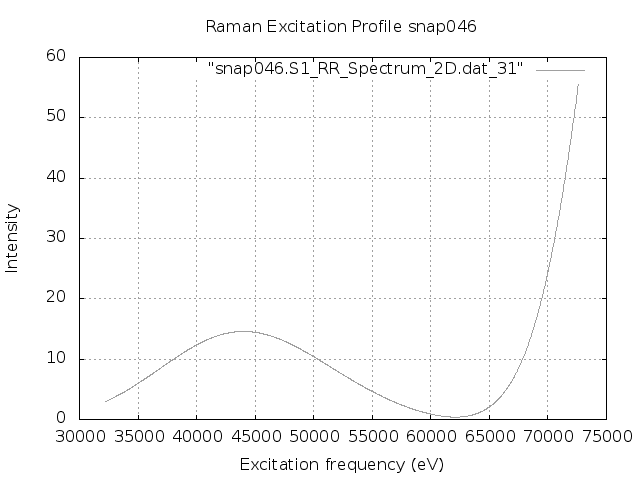

The gnuplot source for this figure:
set terminal png
set output "snap046.S1.REP_frozen.png"
set xlabel 'Excitation frequency (eV)'
set ylabel 'Intensity'
set title "Raman Excitation Profile snap046"
set grid
set autoscale
plot "snap046.S1_RR_Spectrum_2D.dat_31" with lines lc "blue"
exit
